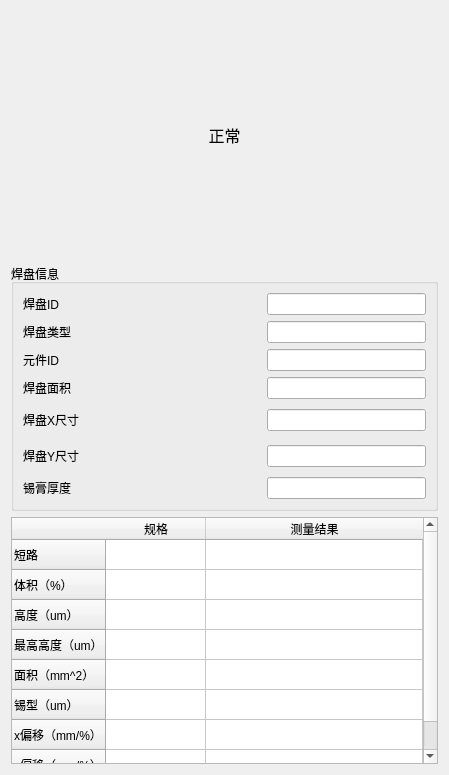
<?xml version="1.0" encoding="UTF-8"?>
<ui version="4.0">
 <class>NGStatsWidgetLeft</class>
 <widget class="QWidget" name="NGStatsWidgetLeft">
  <property name="geometry">
   <rect>
    <x>0</x>
    <y>0</y>
    <width>449</width>
    <height>775</height>
   </rect>
  </property>
  <property name="windowTitle">
   <string>Form</string>
  </property>
  <layout class="QVBoxLayout" name="verticalLayout_2">
   <item>
    <widget class="QLabel" name="label_ng_show">
     <property name="minimumSize">
      <size>
       <width>0</width>
       <height>30</height>
      </size>
     </property>
     <property name="font">
      <font>
       <pointsize>12</pointsize>
      </font>
     </property>
     <property name="text">
      <string>正常</string>
     </property>
     <property name="alignment">
      <set>Qt::AlignCenter</set>
     </property>
    </widget>
   </item>
   <item>
    <layout class="QVBoxLayout" name="VLayoutNGImgShow"/>
   </item>
   <item>
    <widget class="QGroupBox" name="groupBox">
     <property name="title">
      <string>焊盘信息</string>
     </property>
     <layout class="QGridLayout" name="gridLayout">
      <item row="6" column="3" rowspan="2">
       <widget class="QLineEdit" name="edit_aperture_size_y"/>
      </item>
      <item row="4" column="0" rowspan="2">
       <widget class="QLabel" name="label_6">
        <property name="text">
         <string>焊盘X尺寸</string>
        </property>
       </widget>
      </item>
      <item row="3" column="3">
       <widget class="QLineEdit" name="edit_aperture_area"/>
      </item>
      <item row="2" column="2">
       <spacer name="horizontalSpacer_3">
        <property name="orientation">
         <enum>Qt::Horizontal</enum>
        </property>
        <property name="sizeHint" stdset="0">
         <size>
          <width>182</width>
          <height>20</height>
         </size>
        </property>
       </spacer>
      </item>
      <item row="2" column="0">
       <widget class="QLabel" name="label_4">
        <property name="text">
         <string>元件ID</string>
        </property>
       </widget>
      </item>
      <item row="2" column="3">
       <widget class="QLineEdit" name="edit_component_id"/>
      </item>
      <item row="7" column="2">
       <spacer name="horizontalSpacer_6">
        <property name="orientation">
         <enum>Qt::Horizontal</enum>
        </property>
        <property name="sizeHint" stdset="0">
         <size>
          <width>182</width>
          <height>20</height>
         </size>
        </property>
       </spacer>
      </item>
      <item row="1" column="2">
       <spacer name="horizontalSpacer_2">
        <property name="orientation">
         <enum>Qt::Horizontal</enum>
        </property>
        <property name="sizeHint" stdset="0">
         <size>
          <width>182</width>
          <height>20</height>
         </size>
        </property>
       </spacer>
      </item>
      <item row="6" column="0" rowspan="2">
       <widget class="QLabel" name="label_7">
        <property name="text">
         <string>焊盘Y尺寸</string>
        </property>
       </widget>
      </item>
      <item row="1" column="3">
       <widget class="QLineEdit" name="edit_pad_specification"/>
      </item>
      <item row="3" column="0">
       <widget class="QLabel" name="label_5">
        <property name="text">
         <string>焊盘面积</string>
        </property>
       </widget>
      </item>
      <item row="8" column="2">
       <spacer name="horizontalSpacer_7">
        <property name="orientation">
         <enum>Qt::Horizontal</enum>
        </property>
        <property name="sizeHint" stdset="0">
         <size>
          <width>182</width>
          <height>20</height>
         </size>
        </property>
       </spacer>
      </item>
      <item row="3" column="2" rowspan="2">
       <spacer name="horizontalSpacer_4">
        <property name="orientation">
         <enum>Qt::Horizontal</enum>
        </property>
        <property name="sizeHint" stdset="0">
         <size>
          <width>182</width>
          <height>20</height>
         </size>
        </property>
       </spacer>
      </item>
      <item row="0" column="3">
       <widget class="QLineEdit" name="edit_pad_id"/>
      </item>
      <item row="0" column="2">
       <spacer name="horizontalSpacer">
        <property name="orientation">
         <enum>Qt::Horizontal</enum>
        </property>
        <property name="sizeHint" stdset="0">
         <size>
          <width>182</width>
          <height>20</height>
         </size>
        </property>
       </spacer>
      </item>
      <item row="0" column="0">
       <widget class="QLabel" name="label_2">
        <property name="text">
         <string>焊盘ID</string>
        </property>
       </widget>
      </item>
      <item row="4" column="3" rowspan="2">
       <widget class="QLineEdit" name="edit_aperture_size_x"/>
      </item>
      <item row="8" column="3">
       <widget class="QLineEdit" name="edit_stencil_thickness"/>
      </item>
      <item row="1" column="0">
       <widget class="QLabel" name="label_3">
        <property name="text">
         <string>焊盘类型</string>
        </property>
       </widget>
      </item>
      <item row="8" column="0">
       <widget class="QLabel" name="label_8">
        <property name="text">
         <string>锡膏厚度</string>
        </property>
       </widget>
      </item>
      <item row="5" column="2">
       <spacer name="horizontalSpacer_5">
        <property name="orientation">
         <enum>Qt::Horizontal</enum>
        </property>
        <property name="sizeHint" stdset="0">
         <size>
          <width>182</width>
          <height>20</height>
         </size>
        </property>
       </spacer>
      </item>
     </layout>
    </widget>
   </item>
   <item>
    <widget class="QTableWidget" name="tableWidget">
     <property name="sizePolicy">
      <sizepolicy hsizetype="Preferred" vsizetype="Preferred">
       <horstretch>0</horstretch>
       <verstretch>0</verstretch>
      </sizepolicy>
     </property>
     <attribute name="horizontalHeaderVisible">
      <bool>true</bool>
     </attribute>
     <attribute name="horizontalHeaderCascadingSectionResizes">
      <bool>false</bool>
     </attribute>
     <attribute name="horizontalHeaderShowSortIndicator" stdset="0">
      <bool>false</bool>
     </attribute>
     <attribute name="horizontalHeaderStretchLastSection">
      <bool>true</bool>
     </attribute>
     <attribute name="verticalHeaderCascadingSectionResizes">
      <bool>false</bool>
     </attribute>
     <attribute name="verticalHeaderShowSortIndicator" stdset="0">
      <bool>false</bool>
     </attribute>
     <attribute name="verticalHeaderStretchLastSection">
      <bool>true</bool>
     </attribute>
     <row>
      <property name="text">
       <string>短路</string>
      </property>
     </row>
     <row>
      <property name="text">
       <string>体积（%）</string>
      </property>
     </row>
     <row>
      <property name="text">
       <string>高度（um）</string>
      </property>
     </row>
     <row>
      <property name="text">
       <string>最高高度（um）</string>
      </property>
     </row>
     <row>
      <property name="text">
       <string>面积（mm^2）</string>
      </property>
     </row>
     <row>
      <property name="text">
       <string>锡型（um）</string>
      </property>
     </row>
     <row>
      <property name="text">
       <string>x偏移（mm/%）</string>
      </property>
     </row>
     <row>
      <property name="text">
       <string>y偏移（mm/%）</string>
      </property>
     </row>
     <column>
      <property name="text">
       <string>规格</string>
      </property>
     </column>
     <column>
      <property name="text">
       <string>测量结果</string>
      </property>
     </column>
     <item row="0" column="0">
      <property name="text">
       <string/>
      </property>
     </item>
     <item row="1" column="0">
      <property name="text">
       <string/>
      </property>
     </item>
    </widget>
   </item>
  </layout>
 </widget>
 <resources/>
 <connections/>
</ui>
